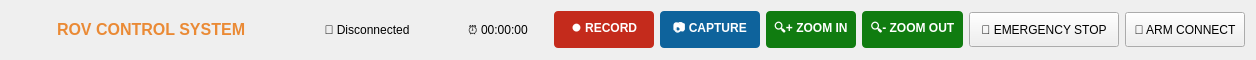
        <widget class="QFrame" name="top_bar_frame">
         <property name="minimumSize">
          <size>
           <width>0</width>
           <height>60</height>
          </size>
         </property>
         <property name="maximumSize">
          <size>
           <width>16777215</width>
           <height>60</height>
          </size>
         </property>
         <property name="frameShape">
          <enum>QFrame::NoFrame</enum>
         </property>
         <property name="frameShadow">
          <enum>QFrame::Plain</enum>
         </property>
         <layout class="QHBoxLayout" name="horizontalLayout_2">
          <item>
           <widget class="QLabel" name="lblTopBarLogo">
            <property name="minimumSize">
             <size>
              <width>40</width>
              <height>40</height>
             </size>
            </property>
            <property name="maximumSize">
             <size>
              <width>40</width>
              <height>40</height>
             </size>
            </property>
            <property name="text">
             <string/>
            </property>
            <property name="pixmap">
             <pixmap>../../public/logo.png</pixmap>
            </property>
            <property name="scaledContents">
             <bool>true</bool>
            </property>
           </widget>
          </item>
          <item>
           <widget class="QLabel" name="lblTitle">
            <property name="text">
             <string>&lt;html&gt;&lt;head/&gt;&lt;body&gt;&lt;p&gt;&lt;span style=&quot; font-size:12pt; font-weight:600; color:#ea8a35;&quot;&gt;ROV CONTROL SYSTEM&lt;/span&gt;&lt;/p&gt;&lt;/body&gt;&lt;/html&gt;</string>
            </property>
           </widget>
          </item>
          <item>
           <spacer name="horizontalSpacer">
            <property name="orientation">
             <enum>Qt::Horizontal</enum>
            </property>
            <property name="sizeHint" stdset="0">
             <size>
              <width>40</width>
              <height>20</height>
             </size>
            </property>
           </spacer>
          </item>
          <item>
           <widget class="QLabel" name="lblConnectionStatus">
            <property name="minimumSize">
             <size>
              <width>150</width>
              <height>0</height>
             </size>
            </property>
            <property name="text">
             <string>🔴 Disconnected</string>
            </property>
            <property name="alignment">
             <set>Qt::AlignCenter</set>
            </property>
           </widget>
          </item>
          <item>
           <widget class="QLabel" name="lblTime">
            <property name="minimumSize">
             <size>
              <width>100</width>
              <height>0</height>
             </size>
            </property>
            <property name="text">
             <string>⏰ 00:00:00</string>
            </property>
            <property name="alignment">
             <set>Qt::AlignCenter</set>
            </property>
           </widget>
          </item>
          <item>
           <widget class="QPushButton" name="btnRecord">
            <property name="minimumSize">
             <size>
              <width>100</width>
              <height>35</height>
             </size>
            </property>
            <property name="styleSheet">
             <string notr="true">QPushButton {
    background-color: #c42b1c;
    color: white;
    border: none;
    border-radius: 4px;
    padding: 8px;
    font-weight: bold;
}
QPushButton:hover {
    background-color: #e03e2e;
}</string>
            </property>
            <property name="text">
             <string>⏺️ RECORD</string>
            </property>
           </widget>
          </item>
          <item>
           <widget class="QPushButton" name="btnCapture">
            <property name="minimumSize">
             <size>
              <width>100</width>
              <height>35</height>
             </size>
            </property>
            <property name="styleSheet">
             <string notr="true">QPushButton {
    background-color: #0e639c;
    color: white;
    border: none;
    border-radius: 4px;
    padding: 8px;
    font-weight: bold;
}
QPushButton:hover {
    background-color: #1177bb;
}</string>
            </property>
            <property name="text">
             <string>📷 CAPTURE</string>
            </property>
           </widget>
          </item>
          <item>
           <widget class="QPushButton" name="btnZoomIn">
            <property name="minimumSize">
             <size>
              <width>80</width>
              <height>35</height>
             </size>
            </property>
            <property name="styleSheet">
             <string notr="true">QPushButton {
    background-color: #107c10;
    color: white;
    border: none;
    border-radius: 4px;
    padding: 8px;
    font-weight: bold;
}
QPushButton:hover {
    background-color: #128a12;
}</string>
            </property>
            <property name="text">
             <string>🔍+ ZOOM IN</string>
            </property>
           </widget>
          </item>
          <item>
           <widget class="QPushButton" name="btnZoomOut">
            <property name="minimumSize">
             <size>
              <width>80</width>
              <height>35</height>
             </size>
            </property>
            <property name="styleSheet">
             <string notr="true">QPushButton {
    background-color: #107c10;
    color: white;
    border: none;
    border-radius: 4px;
    padding: 8px;
    font-weight: bold;
}
QPushButton:hover {
    background-color: #128a12;
}</string>
            </property>
            <property name="text">
             <string>🔍- ZOOM OUT</string>
            </property>
           </widget>
          </item>
          <item>
           <widget class="QPushButton" name="btnEmergencyStop">
            <property name="minimumSize">
             <size>
              <width>150</width>
              <height>35</height>
             </size>
            </property>
            <property name="text">
             <string>🛑 EMERGENCY STOP</string>
            </property>
           </widget>
          </item>
          <item>
           <widget class="QPushButton" name="btnArmConnect">
            <property name="minimumSize">
             <size>
              <width>120</width>
              <height>35</height>
             </size>
            </property>
            <property name="text">
             <string>🔌 ARM CONNECT</string>
            </property>
           </widget>
          </item>
         </layout>
        </widget>
